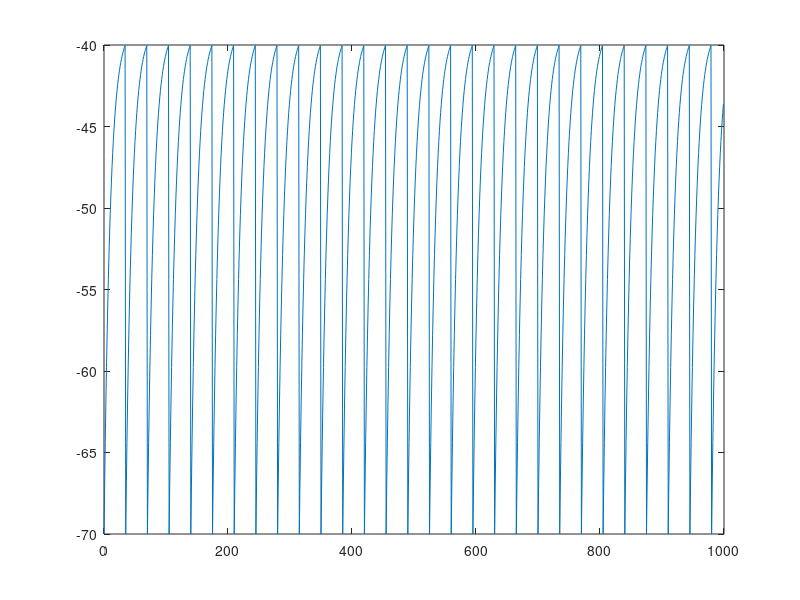

Recreate this plot in MATLAB.
function integrateandfiremodel
%
% part 1 of the neuron model
%
%?m = 10 [ms] (i.e. ?m is the time constant of the membrane)
%EL = Vreset = -70 [mV]
%Vth = -40 [mV]
%Rm = 10 [M?]
%Ie = 3.1 [nA]

Tm = 10;             %[ms] (i.e. ?m is the time constant of the membrane)
EL = -70;            %[mV]
Vreset = -70;        %[mV]
Vth = -40;           %[mV]
Rm = 10;             %[M?]
Ie = 3.1;            %[nA]

Vzero = -70;

Dt = 1; %ms
t = 0;

for time=1:1000,
    
    V(time) = EL + Rm * Ie + (Vzero - EL - Rm * Ie) * exp(1)^(-t/Tm);
    if V(time) >= Vth
        V(time) = Vreset;
        t = 0;
    end
    
    % relative time
    t = t + Dt;
end
plottime = 0:999;
plot(plottime, V)